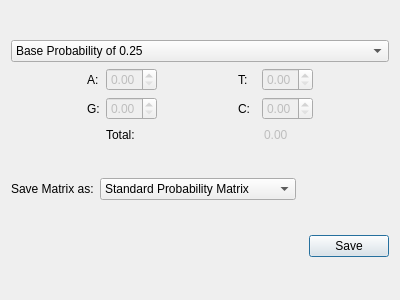
<?xml version="1.0" encoding="UTF-8"?>
<ui version="4.0">
 <class>askBaseProb</class>
 <widget class="QDialog" name="askBaseProb">
  <property name="geometry">
   <rect>
    <x>0</x>
    <y>0</y>
    <width>400</width>
    <height>300</height>
   </rect>
  </property>
  <property name="windowTitle">
   <string>Base Probabilities</string>
  </property>
  <layout class="QGridLayout" name="gridLayout_2">
   <item row="3" column="1">
    <widget class="QPushButton" name="buttonSave">
     <property name="text">
      <string>Save</string>
     </property>
    </widget>
   </item>
   <item row="3" column="0">
    <spacer name="horizontalSpacer_7">
     <property name="orientation">
      <enum>Qt::Horizontal</enum>
     </property>
     <property name="sizeHint" stdset="0">
      <size>
       <width>40</width>
       <height>20</height>
      </size>
     </property>
    </spacer>
   </item>
   <item row="1" column="0" colspan="2">
    <layout class="QGridLayout" name="gridLayout">
     <item row="0" column="1">
      <widget class="QComboBox" name="chooseMatrix">
       <item>
        <property name="text">
         <string>Standard Probability Matrix</string>
        </property>
       </item>
       <item>
        <property name="text">
         <string>Normalized Probability Matrix</string>
        </property>
       </item>
       <item>
        <property name="text">
         <string>Standard Logarithmic Matrix</string>
        </property>
       </item>
       <item>
        <property name="text">
         <string>Normalized Logarithmic Matrix</string>
        </property>
       </item>
      </widget>
     </item>
     <item row="0" column="0">
      <widget class="QLabel" name="label_2">
       <property name="text">
        <string>Save Matrix as:</string>
       </property>
      </widget>
     </item>
     <item row="0" column="2">
      <spacer name="horizontalSpacer_8">
       <property name="orientation">
        <enum>Qt::Horizontal</enum>
       </property>
       <property name="sizeHint" stdset="0">
        <size>
         <width>40</width>
         <height>20</height>
        </size>
       </property>
      </spacer>
     </item>
    </layout>
   </item>
   <item row="0" column="0" colspan="2">
    <layout class="QGridLayout" name="gridLayout_3">
     <item row="2" column="2">
      <widget class="QDoubleSpinBox" name="spinA">
       <property name="enabled">
        <bool>false</bool>
       </property>
       <property name="prefix">
        <string/>
       </property>
       <property name="maximum">
        <double>1.000000000000000</double>
       </property>
       <property name="singleStep">
        <double>0.050000000000000</double>
       </property>
      </widget>
     </item>
     <item row="3" column="4">
      <widget class="QLabel" name="label_6">
       <property name="text">
        <string>C:</string>
       </property>
      </widget>
     </item>
     <item row="3" column="6">
      <widget class="QDoubleSpinBox" name="spinC">
       <property name="enabled">
        <bool>false</bool>
       </property>
       <property name="prefix">
        <string/>
       </property>
       <property name="maximum">
        <double>1.000000000000000</double>
       </property>
       <property name="singleStep">
        <double>0.050000000000000</double>
       </property>
      </widget>
     </item>
     <item row="2" column="6">
      <widget class="QDoubleSpinBox" name="spinT">
       <property name="enabled">
        <bool>false</bool>
       </property>
       <property name="prefix">
        <string/>
       </property>
       <property name="maximum">
        <double>1.000000000000000</double>
       </property>
       <property name="singleStep">
        <double>0.050000000000000</double>
       </property>
      </widget>
     </item>
     <item row="3" column="0">
      <spacer name="horizontalSpacer_2">
       <property name="orientation">
        <enum>Qt::Horizontal</enum>
       </property>
       <property name="sizeHint" stdset="0">
        <size>
         <width>40</width>
         <height>20</height>
        </size>
       </property>
      </spacer>
     </item>
     <item row="2" column="1">
      <widget class="QLabel" name="label">
       <property name="text">
        <string>A:</string>
       </property>
      </widget>
     </item>
     <item row="3" column="1">
      <widget class="QLabel" name="label_5">
       <property name="text">
        <string>G:</string>
       </property>
      </widget>
     </item>
     <item row="3" column="7">
      <spacer name="horizontalSpacer_4">
       <property name="orientation">
        <enum>Qt::Horizontal</enum>
       </property>
       <property name="sizeHint" stdset="0">
        <size>
         <width>40</width>
         <height>20</height>
        </size>
       </property>
      </spacer>
     </item>
     <item row="2" column="4">
      <widget class="QLabel" name="label_7">
       <property name="text">
        <string>T:</string>
       </property>
      </widget>
     </item>
     <item row="2" column="0">
      <spacer name="horizontalSpacer">
       <property name="orientation">
        <enum>Qt::Horizontal</enum>
       </property>
       <property name="sizeHint" stdset="0">
        <size>
         <width>40</width>
         <height>20</height>
        </size>
       </property>
      </spacer>
     </item>
     <item row="2" column="7">
      <spacer name="horizontalSpacer_3">
       <property name="orientation">
        <enum>Qt::Horizontal</enum>
       </property>
       <property name="sizeHint" stdset="0">
        <size>
         <width>40</width>
         <height>20</height>
        </size>
       </property>
      </spacer>
     </item>
     <item row="3" column="2">
      <widget class="QDoubleSpinBox" name="spinG">
       <property name="enabled">
        <bool>false</bool>
       </property>
       <property name="prefix">
        <string/>
       </property>
       <property name="maximum">
        <double>1.000000000000000</double>
       </property>
       <property name="singleStep">
        <double>0.050000000000000</double>
       </property>
      </widget>
     </item>
     <item row="2" column="3">
      <spacer name="horizontalSpacer_5">
       <property name="orientation">
        <enum>Qt::Horizontal</enum>
       </property>
       <property name="sizeHint" stdset="0">
        <size>
         <width>40</width>
         <height>20</height>
        </size>
       </property>
      </spacer>
     </item>
     <item row="3" column="3">
      <spacer name="horizontalSpacer_6">
       <property name="orientation">
        <enum>Qt::Horizontal</enum>
       </property>
       <property name="sizeHint" stdset="0">
        <size>
         <width>40</width>
         <height>20</height>
        </size>
       </property>
      </spacer>
     </item>
     <item row="1" column="0" colspan="8">
      <widget class="QComboBox" name="chooseBase">
       <property name="toolTip">
        <string/>
       </property>
       <item>
        <property name="text">
         <string>Base Probability of 0.25</string>
        </property>
       </item>
       <item>
        <property name="text">
         <string>No base Probability</string>
        </property>
       </item>
       <item>
        <property name="text">
         <string>Base Probability calculated from the input sequence</string>
        </property>
       </item>
       <item>
        <property name="text">
         <string>Custom Base Probability</string>
        </property>
       </item>
      </widget>
     </item>
     <item row="4" column="6">
      <widget class="QDoubleSpinBox" name="showTotal">
       <property name="enabled">
        <bool>false</bool>
       </property>
       <property name="frame">
        <bool>false</bool>
       </property>
       <property name="readOnly">
        <bool>true</bool>
       </property>
       <property name="buttonSymbols">
        <enum>QAbstractSpinBox::NoButtons</enum>
       </property>
       <property name="keyboardTracking">
        <bool>true</bool>
       </property>
       <property name="maximum">
        <double>999.000000000000000</double>
       </property>
       <property name="singleStep">
        <double>0.000000000000000</double>
       </property>
      </widget>
     </item>
     <item row="4" column="2" colspan="3">
      <widget class="QLabel" name="label_3">
       <property name="text">
        <string>Total:</string>
       </property>
      </widget>
     </item>
    </layout>
   </item>
  </layout>
 </widget>
 <resources/>
 <connections/>
</ui>
